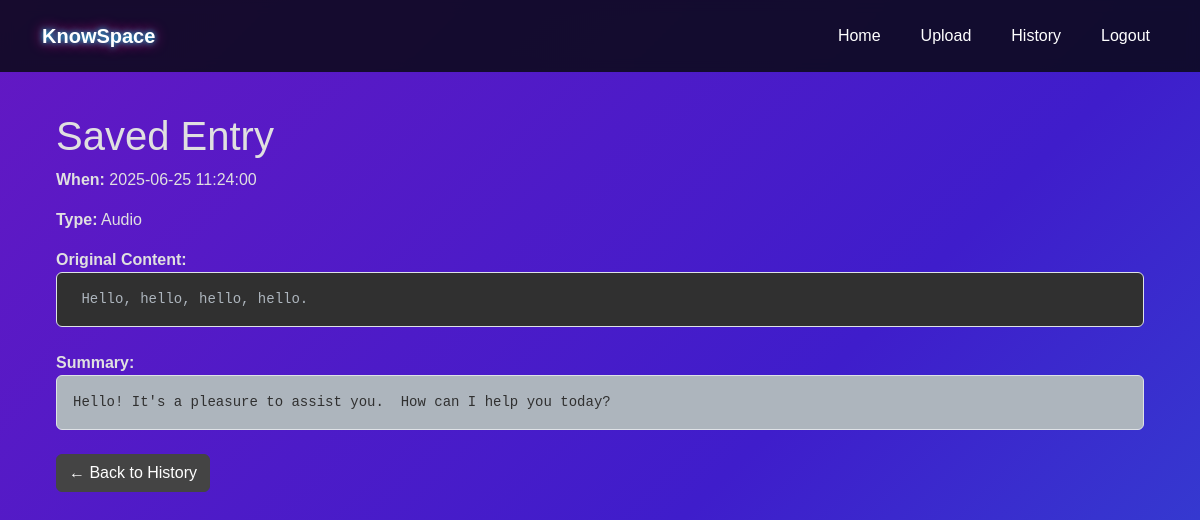
/history/7 (signed in), run on the app's committed database.
### app/database_utils.py (models this page shows)
class Entry(db.Model):
    __tablename__="entries"
    id=db.Column(db.Integer,primary_key=True)
    timestamp=db.Column(db.DateTime, default=datetime.now(timezone.utc), nullable=False)
    entry_type=db.Column(db.String(10),nullable=False)
    content=db.Column(db.Text, nullable=False)
    summary=db.Column(db.Text,nullable=False)
    user_id=db.Column(db.Integer, db.ForeignKey("user.id"),nullable=True)
    user=db.relationship("User",back_populates="entries")

### app/routes.py (the view)
@main.route("/history/<int:id>")
def view_entry(id):
    e = Entry.query.get_or_404(id)
    if e.user_id != current_user.id:
       abort(403)
    return render_template("entry.html", entry=e)

### app/user.py (called while the page is built)
@login_manager.user_loader
def load_user(user_id):
    return User.query.get(int(user_id))

### app/templates/entry.html
{% extends "base.html" %}
{% block body_class %}upload-page{% endblock %}
{% block content %}
<div class="container py-5">
  <h2>Saved Entry</h2>
  <div class="mb-3">
    <strong>When:</strong>
    {{ entry.timestamp.strftime("%Y-%m-%d %H:%M:%S") }}
  </div>
  <div class="mb-3">
    <strong>Type:</strong>
    {{ entry.entry_type|capitalize }}
  </div>
  <div class="mb-4">
    <strong>Original Content:</strong>
    <pre class="p-3 bg-dark text-light border rounded">{{ entry.content }}</pre>
  </div>
  <div class="mb-4">
    <strong>Summary:</strong>
    <pre class="p-3 bg-light text-dark border rounded">{{ entry.summary }}</pre>
  </div>
  <a href="{{ url_for('main.history') }}" class="btn btn-secondary">← Back to History</a>
</div>
{% endblock %}

### app/static/css/style.css (style rules this page uses)
body { padding-top: 4rem; }
body { background: linear-gradient(120deg, #1f1c2c, #928dab, #2c3e50); background-size: 600% 600%; animation: gradientShift 20s ease infinite; color: #f5f5f5; }
.upload-page { min-height: 100vh; background: linear-gradient(135deg,#6418c3 0%,#3f1dcb 30%,#09b2e5 100%); background-size: 200% 200%; animation: drift 20s ease-in-out infinite; }
.upload-page { position: relative; padding: 4rem 2rem; min-height: 100vh; color: #e0e0e0; min-height: 100vh; }
.upload-page::before { content: ""; position: absolute; inset: 0; background: linear-gradient(135deg,#6418c3 0%,#3f1dcb 30%,#09b2e5 100%); background-size: 200% 200%; animation: drift 20s ease-in-out infinite; z-index: -1; }
body, h1, h2, h3, .btn { font-family: 'Orbitron', sans-serif; }
.upload-page { background: transparent !important; }
::placeholder { color: rgba(255,255,255,0.6); opacity: 1; }
body { background: #0f1f29; color: #f5f5f5; }
html,body, .landing-page, .upload-page { overflow-x: hidden; overflow-y: auto; scrollbar-width: thin; scrollbar-color: #00e0ff rgba(255,255,255,0.08); }

### data on the page
Entry: timestamp "2025-06-25 11:24:00", entry_type "Audio", content "Hello, hello, hello, hello.", summary "Hello! It's a pleasure to assist you. How can I help you today?"
